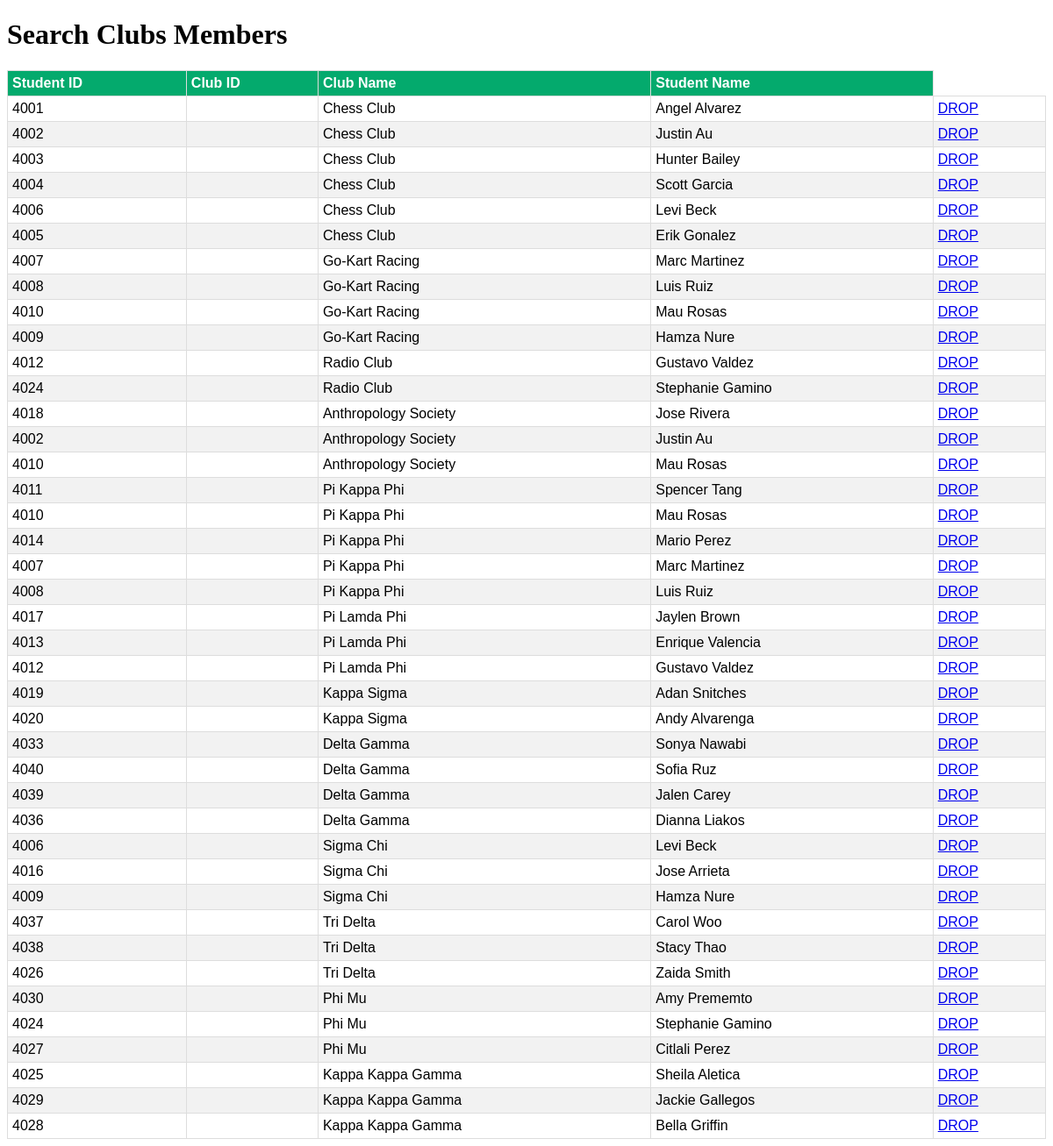
The app's page /search_cbM.php with its own data.
### tables this page shows
CREATE TABLE members (
    s_id decimal(10,0) not null,
    c_id decimal(10,0) not null,
    cb_name varchar(20) not null,
    s_name varchar(50) not null
);

### search_cbM.php (the view, shortened to what this page needs)
<?php
include("connection.php");
?>
<!DOCTYPE html>
<html>
	</head>
	<body>
		<h1>
			Search Clubs Members
		</h1>
		<table>
			<tr>
			<th>Student ID</th>
			<th>Club ID</th>
            <th>Club Name</th>
			<th>Student Name</th>
			<tr>
				<?php
                        $search= $_POST['search'];
                        $sql = "SELECT * FROM  `members` WHERE cb_name LIKE '%$search%' OR s_name = '&$search%'";
                        $query = mysqli_query($conn, $sql);
                        while ($row = mysqli_fetch_array($query)){
                            $s_id = $row['s_id'];
                            $cb_id = $row['cb_id'];
                            $cb_name = $row['cb_name'];
                            $s_name = $row['s_name'];
                            echo "<tr><td>" .$s_id. "</td><td>" .$cb_id. "</td><td>" .$cb_name. "</td><td>" .$s_name. "</td><td><a href = 'drop_cb.php?cb_id=$cb_id&sID=$s_id' >DROP</a></td></tr>";
                        }
				?>
			</tr>
		</table>
	</body>
</html>

### search_cbM.php (style rules this page uses)
table { font-family:Arial, Helvetica, sans-serif; border-collapse: collapse; width: 100%; }
td { border:1px solid #ddd; padding:5px; }
tr:nth-child(even) { background-color: #f2f2f2; }
th { border:1px solid #ddd; padding:5px; padding-top: 5px; padding-bottom: 5px; text-align: left; background-color: #04AA6D; color: white; }

### records on screen
members: s "4001", cb_name "Chess Club", s_name "Angel Alvarez"
members: s "4002", cb_name "Chess Club", s_name "Justin Au"
members: s "4003", cb_name "Chess Club", s_name "Hunter Bailey"
members: s "4004", cb_name "Chess Club", s_name "Scott Garcia"
members: s "4006", cb_name "Chess Club", s_name "Levi Beck"
members: s "4005", cb_name "Chess Club", s_name "Erik Gonalez"
members: s "4007", cb_name "Go-Kart Racing", s_name "Marc Martinez"
members: s "4008", cb_name "Go-Kart Racing", s_name "Luis Ruiz"
members: s "4010", cb_name "Go-Kart Racing", s_name "Mau Rosas"
members: s "4009", cb_name "Go-Kart Racing", s_name "Hamza Nure"
members: s "4012", cb_name "Radio Club", s_name "Gustavo Valdez"
members: s "4024", cb_name "Radio Club", s_name "Stephanie Gamino"
members: s "4018", cb_name "Anthropology Society", s_name "Jose Rivera"
members: s "4002", cb_name "Anthropology Society", s_name "Justin Au"
members: s "4010", cb_name "Anthropology Society", s_name "Mau Rosas"
members: s "4011", cb_name "Pi Kappa Phi", s_name "Spencer Tang"
members: s "4010", cb_name "Pi Kappa Phi", s_name "Mau Rosas"
members: s "4014", cb_name "Pi Kappa Phi", s_name "Mario Perez"
members: s "4007", cb_name "Pi Kappa Phi", s_name "Marc Martinez"
members: s "4008", cb_name "Pi Kappa Phi", s_name "Luis Ruiz"
members: s "4017", cb_name "Pi Lamda Phi", s_name "Jaylen Brown"
members: s "4013", cb_name "Pi Lamda Phi", s_name "Enrique Valencia"
members: s "4012", cb_name "Pi Lamda Phi", s_name "Gustavo Valdez"
members: s "4019", cb_name "Kappa Sigma", s_name "Adan Snitches"
members: s "4020", cb_name "Kappa Sigma", s_name "Andy Alvarenga"
members: s "4033", cb_name "Delta Gamma", s_name "Sonya Nawabi"
members: s "4040", cb_name "Delta Gamma", s_name "Sofia Ruz"
members: s "4039", cb_name "Delta Gamma", s_name "Jalen Carey"
members: s "4036", cb_name "Delta Gamma", s_name "Dianna Liakos"
members: s "4006", cb_name "Sigma Chi", s_name "Levi Beck"
members: s "4016", cb_name "Sigma Chi", s_name "Jose Arrieta"
members: s "4009", cb_name "Sigma Chi", s_name "Hamza Nure"
members: s "4037", cb_name "Tri Delta", s_name "Carol Woo"
members: s "4038", cb_name "Tri Delta", s_name "Stacy Thao"
members: s "4026", cb_name "Tri Delta", s_name "Zaida Smith"
members: s "4030", cb_name "Phi Mu", s_name "Amy Prememto"
members: s "4024", cb_name "Phi Mu", s_name "Stephanie Gamino"
members: s "4027", cb_name "Phi Mu", s_name "Citlali Perez"
members: s "4025", cb_name "Kappa Kappa Gamma", s_name "Sheila Aletica"
members: s "4029", cb_name "Kappa Kappa Gamma", s_name "Jackie Gallegos"
members: s "4028", cb_name "Kappa Kappa Gamma", s_name "Bella Griffin"
